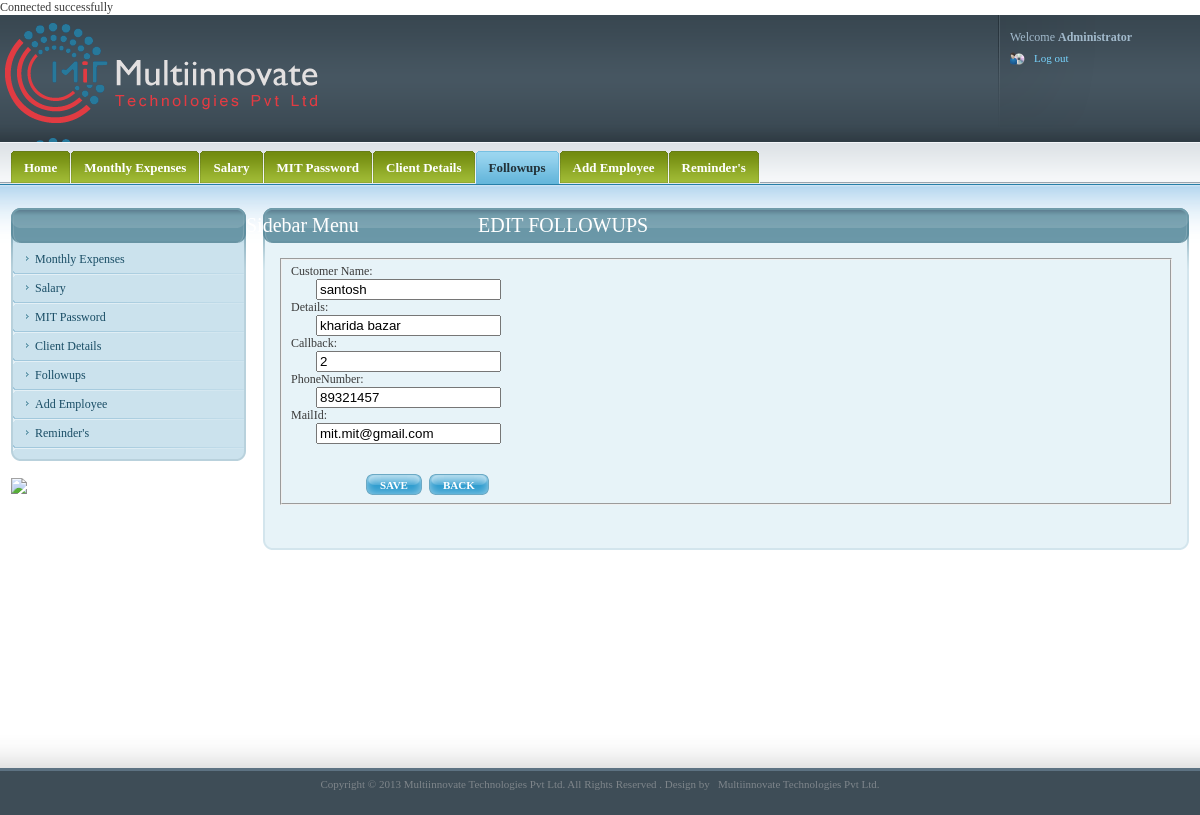
Screenshot of /followupeditcon.php?id=7 with the database file from the repository.
### tables this page shows
CREATE TABLE IF NOT EXISTS `followups` (
  `id` int(11) NOT NULL AUTO_INCREMENT,
  `customername` varchar(150) NOT NULL,
  `details` varchar(500) NOT NULL,
  `callback` bigint(11) NOT NULL,
  `phonenumber` bigint(11) NOT NULL,
  `mailid` varchar(150) NOT NULL,
  PRIMARY KEY (`id`)
);

### followupeditcon.php (the view, shortened to what this page needs)
<!DOCTYPE html PUBLIC "-//W3C//DTD XHTML 1.0 Strict//EN" "http://www.w3.org/TR/xhtml1/DTD/xhtml1-strict.dtd">
<html xmlns="http://www.w3.org/1999/xhtml">
<head>
<link media="screen" rel="stylesheet" type="text/css" href="css/admin.css"  />
 <link rel="stylesheet" href="http://code.jquery.com/ui/1.10.2/themes/smoothness/jquery-ui.css" />
  <link rel="stylesheet" href="/resources/demos/style.css" />
</head>
<?php
if(isset($_GET['id']))
{
$id=$_REQUEST['id'];
$query = "SELECT  * from followups where id=$id";
$res = mysql_query($query);
$row = mysql_fetch_array($res);
	$customername=$row['customername'];
	$details=$row['details'];
	$callback=$row['callback'];
	$phonenumber=$row['phonenumber'];
	$mailid=$row['mailid'];
}
?>
<body>
	<div id="wrapper">
		<div id="head">
			<div id="logo_user_details">
				<h1 id="logo"><a href="#">websitename Administration Panel</a></h1>
				<div id="user_details">
					<ul id="user_details_menu">
						<li>Welcome <strong>Administrator</strong></li>
						<li>
							<ul id="user_access">
							<li class="last"><a href="index.php">Log out</a></li>
							</ul>
						</li>
					</ul>
				</div>
			</div>
			<div id="menus_wrapper">
			  <div id="main_menu">
					<ul>
						<li><a href="index.php"><span><span>Home</span></span></a></li>
                        <li><a href="monthlyexpenses.php"><span><span>Monthly Expenses</span></span></a></li>
                           <li><a href="salary.php"><span><span>Salary</span></span></a></li>
						<li><a href="mitpassword.php"><span><span>MIT Password</span></span></a></li>
						<li><a href="clientdetails.php"><span><span>Client Details</span></span></a></li>
						<li><a href="followup.php"  class="selected"><span><span>Followups</span></span></a></li>
                        	<li><a href="addemployee.php"><span><span>Add Employee</span></span></a></li>
						<li><a href="reminders.php"><span><span>Reminder's</span></span></a></li>
					</ul>
				</div>
			</div>
		</div>
  <div id="content">
			<div id="page">
				<div class="inner">
					<div class="section">
						<div class="title_wrapper">
							<h2 style="margin-left:200px;">EDIT FOLLOWUPS</h2>
							<span class="title_wrapper_left"></span>
							<span class="title_wrapper_right"></span>
						</div>
				  <div class="section_content">
							<div class="sct">
								<div class="sct_left">
									<div class="sct_right">
										<div class="sct_left">
											<div class="sct_right">
			<form action="followupeditcontent.php?id=<?php echo $id ?>" method="post">
													<fieldset>
														<div class="forms">
											<div class="row">
													 <label>Customer Name:</label>
													<div class="inputs">
												  <span class="input_wrapper"><input class="text" name="customername" type="text" value="<?php echo $customername?>"/></span>
												   </div>
											</div>
											<div class="row">
													<label>Details:</label>
													<div class="inputs">
												  <span class="input_wrapper"><input class="text" name="details" type="text" value="<?php echo $details?>"/></span>
												   </div>
											</div>
											<div class="row">
													<label>Callback:</label>
													<div class="inputs">
												  <span class="input_wrapper"><input class="text" name="callback" type="text" value="<?php echo $callback?>"/></span>
												   </div>
											</div>
											<div class="row">
													<label>PhoneNumber:</label>
													<div class="inputs">
											  <span class="input_wrapper"><input class="text" name="phonenumber" type="text"  value="<?php echo $phonenumber?>"/></span>
												   </div>
											</div>
											<div class="row">
													<label>MailId:</label>
													<div class="inputs">
										 <span class="input_wrapper"><input class="text" name="mailid" type="text"  value="<?php echo $mailid ?>"/></span>
												   </div>
											</div>
														<div class="row">
															<div class="buttons">
																<ul><br/>
                                                                <br/>
		<li><span class="button send_form_btn"><span><span>SAVE</span></span> <input type="submit" name="sub" value="Update Post" /> </span></li>
            <li><span class="button send_form_btn"><span><span><a href="followup.php"><font color="#FFFFFF">BACK</font></a></span></span></span></li>
									</ul>
															</div>
														</div>
														</div>
													</fieldset><br /><br />
									        </form>
											</div>
										</div>
									</div>
								</div>
							</div>
							<span class="scb"><span class="scb_left"></span><span class="scb_right"></span></span>
						</div>
					</div>
				</div>
			</div>
			<div id="sidebar">
				<div class="inner">
					<div class="section">
						<div class="title_wrapper">
							<h2>Sidebar Menu</h2>
							<span class="title_wrapper_left"></span>
							<span class="title_wrapper_right"></span>
						</div>
				  <div class="section_content">
							<div class="sct">
								<div class="sct_left">
									<div class="sct_right">
										<div class="sct_left">
											<div class="sct_right">
												<ul class="sidebar_menu">
                        <li><a href="monthlyexpenses.php"><span><span>Monthly Expenses</span></span></a></li>
                           <li><a href="salary.php"><span><span>Salary</span></span></a></li>
						<li><a href="mitpassword.php" class="selected"><span><span>MIT Password</span></span></a></li>
						<li><a href="clientdetails.php"><span><span>Client Details</span></span></a></li>
						<li><a href="followup.php"><span><span>Followups</span></span></a></li>
                        	<li><a href="addemployee.php"><span><span>Add Employee</span></span></a></li>
						<li><a href="reminders.php"><span><span>Reminder's</span></span></a></li>
                                                   </ul>
											</div>
										</div>
									</div>
								</div>
							</div>
							<span class="scb"><span class="scb_left"></span><span class="scb_right"></span></span>
						</div>
					</div>
					<div class="section_content">
							<img src="images/chitfundside.jpg"/>
						</div>
				</div>
			</div>
		</div>
	</div>
	<div id="footer">
		<div id="footer_inner">
		<center><p> Copyright &copy; 2013  Multiinnovate Technologies Pvt Ltd. All Rights Reserved . Design by &nbsp; <a href="http://www.multiinnovate.com" title="Multiinnovate Technologies"
target="_blank">Multiinnovate Technologies Pvt Ltd.</a></p></center>
		</div>
	</div>
</body>
</html>

### css/style.css (style rules this page uses)
.input_wrapper { margin-left:25px; }
.title_wrapper h2 { margin-left:220px; }

### css/forms.css (style rules this page uses)
.button { display: block; color: #fff; background:url(layout/submit_middle.gif) repeat-x; font-size: 11px; overflow: hidden; position: relative; top: 0; left: 0; float: left; font-weight: bold; text-decoration: none; }
.button span { background:url(layout/submit_left.gif) no-repeat; display: block; float: left; white-space: nowrap; }
.button span span { background:url(layout/submit_right.gif) no-repeat right 0; display: block; padding: 0 14px; height: 21px; line-height: 22px; }
.forms { float: left; width: 620px; }
.send_form_btn { background-image:url(layout/site/forms/send_form_middle.gif); background-color: #339fd0; }
.send_form_btn span { background-image:url(layout/site/forms/send_form_left.gif); }
.send_form_btn span span { background-image:url(layout/site/forms/send_form_right.gif); }
.buttons { float: left; padding: 0 0 0 75px; }
.buttons ul { margin: 0; padding: 0 30px 0 0; float: left; }
.buttons ul li { float: left; margin: 0; padding: 0 7px 0 0; list-style:none; }

### rows the page displays
followups: customername "santosh", details "kharida bazar", callback "2", phonenumber "89321457", mailid "mit.mit@gmail.com"
